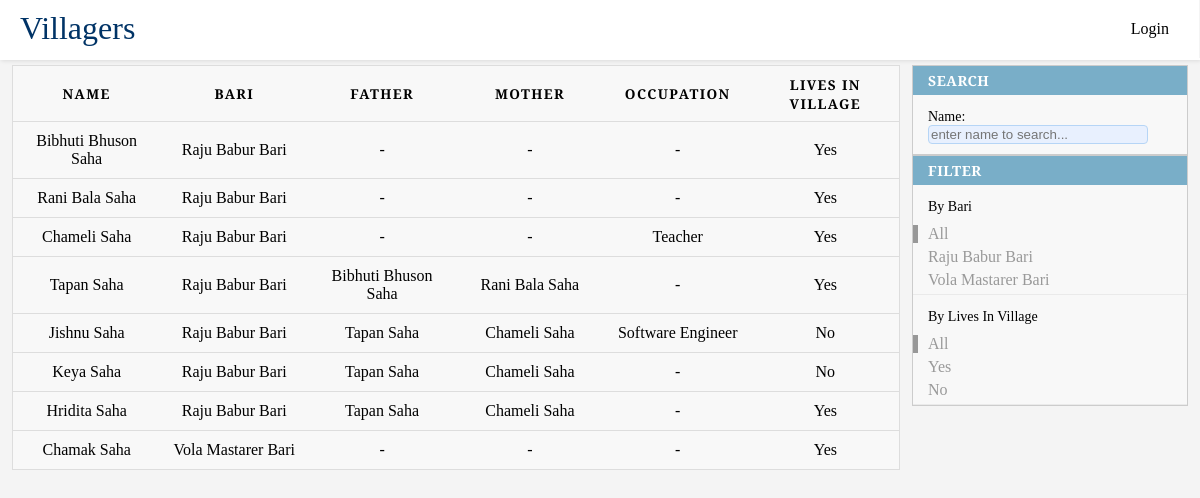
The app's page /, older data.
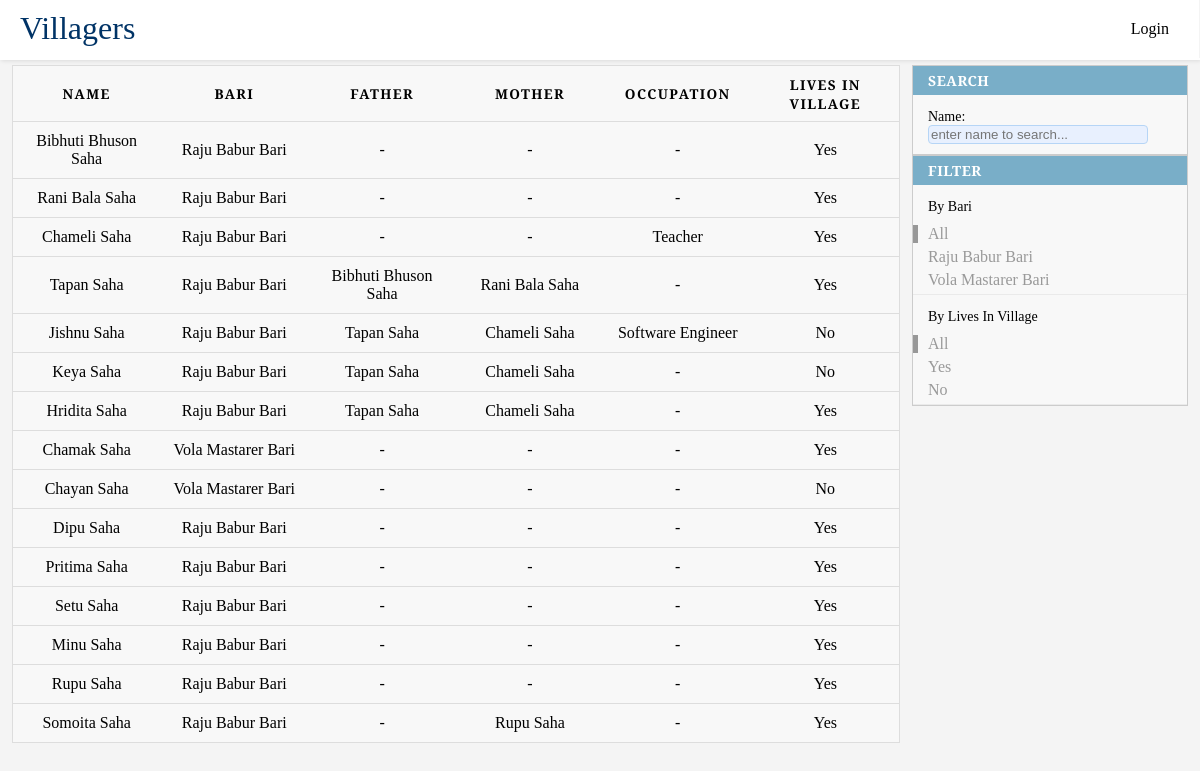
The same page, newer data.
### villagers/models.py (models this page shows)
class Bari(models.Model):
    name = models.CharField(max_length=50, null=False, unique=True)
    def __str__(self):
        return self.name

class Villager(models.Model):
    name = models.CharField(max_length=50, blank=False, null=False, help_text='নাম')
    sex_option = (
        (None, ''),
        ('Male', 'Male'),
        ('Female', 'Female'),
    )
    sex = models.CharField(
        max_length=10,
        choices=sex_option,
        blank=False,
        default='',
        help_text='লিঙ্গ',
    )
    bari = models.ForeignKey('Bari', on_delete=models.SET_DEFAULT, default=None, help_text='বাড়ির নাম')
    father = models.ForeignKey('self', on_delete=models.SET_DEFAULT, default=None, blank=True, null=True,
                               related_name='father_name')
    mother = models.ForeignKey('self', on_delete=models.SET_DEFAULT, default=None, blank=True, null=True,
                               related_name="mother_name")
    grand_father = models.ForeignKey('self', on_delete=models.SET_DEFAULT, default=None, blank=True, null=True,
                                     related_name='grand_father_name')
    grand_mother = models.ForeignKey('self', on_delete=models.SET_DEFAULT, default=None, blank=True, null=True,
                                     related_name="grand_mother_name")
    highest_education = models.CharField(max_length=20, blank=True, null=True)
    highest_education_institute = models.CharField(max_length=100, blank=True, null=True)
    occupation = models.CharField(max_length=100, blank=True, null=True, help_text='পেশা')
    marital_status_option = (
        (None, ''),
        ('Married', 'Married'),
        ('Unmarried', 'Unmarried'),
    )
    marital_status = models.CharField(
        max_length=10,
        choices=marital_status_option,
        blank=False,
        default='',
        help_text='বৈবাহিক অবস্থা',
    )
    spouse = models.ForeignKey('self', on_delete=models.SET_DEFAULT, default=None, blank=True, null=True)
    lives_in_villager_option = (
        (None, ''),
        ('Yes', 'Yes'),
        ('No', 'No'),
    )
    lives_in_village = models.CharField(
        max_length=10,
        choices=lives_in_villager_option,
        blank=False,
        default='',
        help_text='বর্তমানে গ্রামে থাকেন?',
    )
    alive_option = (
        (None, ''),
        ('Alive', 'Alive'),
        ('Dead', 'Dead'),
    )
    alive = models.CharField(
        max_length=10,
        choices=alive_option,
        blank=False,
        default='',
        help_text='জীবিত আছেন?',
    )
    def __str__(self):
        return self.name
    def get_absolute_url(self):
        return reverse('villager-details', args=[str(self.id)])

### villagers/views.py (the view)
# urls.py: path('', index, name='villagers-list'),
def index(request):
    bari = request.GET.get('bari')
    lives_in_village = request.GET.get('lives_in_village')
    villager_list = Villager.objects.all().order_by('id')
    if bari:
        villager_list = villager_list.filter(bari__name=bari)
    if lives_in_village:
        villager_list = villager_list.filter(lives_in_village=lives_in_village)
    page = request.GET.get('page', 1)
    paginator = Paginator(villager_list, 15)
    try:
        villagers = paginator.page(page)
    except PageNotAnInteger:
        villagers = paginator.page(1)
    except EmptyPage:
        villagers = paginator.page(paginator.num_pages)
    bari_list = Bari.objects.all()
    lives_in_village_list = Villager.objects.values('lives_in_village').distinct()
    context = {
        'villager_list': villagers,
        'bari_list': bari_list,
        'lives_in_village_list': lives_in_village_list
    }
    return render(request, 'villagers/villagers_list.html', context=context)

### villagers/templatetags/villager_custom_template_tag.py (called while the page is built)
@register.simple_tag(takes_context=True)
def replace_query_parameter(context, field, value):
    dict_ = context['request'].GET.copy()
    dict_[field] = value
    return dict_.urlencode()

### villagers/templates/villagers/villagers_list.html (shortened to what the changed rows need)
{% extends 'base_generic.html' %}
{% load static %}
{% load villager_custom_template_tag %}
{% block content %}
    <link href="{% static 'villagers/css/option.css' %}" rel="stylesheet">
    <link href="{% static 'villagers/css/villager_table_list.css' %}" rel="stylesheet">
    <link href="{% static 'villagers/css/pagination.css' %}" rel="stylesheet">
    <div >
    <div class="option">
        <div id="search">
            <h2>Search</h2>
        </div>
        <div id="filter">
            <div id="filter_bari">
                <h2>Filter</h2>
                    <ul>
                        {% for bari in bari_list %}
                            {% if request.GET %}
                                {% if request.GET.bari %}
                                    {% if request.GET.bari == bari.name %}
                                        <li class="selected">
                                            <a href="{{ request.get_full_path }}">{{ bari.name }} </a>
                                        </li>
                                    {% else %}
                                        <li>
                                            <a href="?{% replace_query_parameter 'bari' bari.name %}">{{ bari.name }} </a>
                                        </li>
                                    {% endif %}
                                {% else %}
                                    <li>
                                        <a href="?{% replace_query_parameter 'bari' bari.name %}">{{ bari.name }}</a>
                                    </li>
                                {% endif %}
                            {% else %}
                                <li>
                                    <a href="?{% replace_query_parameter 'bari' bari.name %}">{{ bari.name }}</a>
                                </li>
                            {% endif %}
                        {% endfor %}
                    </ul>
            </div>
            <div id="filter_lives_in_village">
                <ul>
                    {% for lives_in_village in lives_in_village_list %}
                        {% if request.GET %}
                            {% if request.GET.lives_in_village %}
                                {% if request.GET.lives_in_village == lives_in_village.lives_in_village %}
                                    <li class="selected">
                                        <a href="?{% replace_query_parameter 'lives_in_village' lives_in_village.lives_in_village %}">{{ lives_in_village.lives_in_village }} </a>
                                    </li>
                                {% else %}
                                    <li>
                                        <a href="?{% replace_query_parameter 'lives_in_village' lives_in_village.lives_in_village %}">{{ lives_in_village.lives_in_village }} </a>
                                    </li>
                                {% endif %}
                            {% else %}
                                <li>
                                    <a href="?{% replace_query_parameter 'lives_in_village' lives_in_village.lives_in_village %}">{{ lives_in_village.lives_in_village }} </a>
                                </li>
                            {% endif %}
                        {% else %}
                            <li>
                                <a href="?{% replace_query_parameter 'lives_in_village' lives_in_village.lives_in_village %}">{{ lives_in_village.lives_in_village }} </a>
                            </li>
                        {% endif %}
                    {% endfor %}
                </ul>
        </div>
        </div>
    </div>
    <table>
        <thead>
        <tr>
          <th scope="col">NAME</th>
          <th scope="col">BARI</th>
          <th scope="col">FATHER</th>
          <th scope="col">MOTHER</th>
          <th scope="col">OCCUPATION</th>
          <th scope="col">LIVES IN VILLAGE</th>
        </tr>
        </thead>
        <tbody id="tbody">
        {% for villager in villager_list %}
            <tr>
                <td data-label="NAME">
                    <a href="{{ villager.get_absolute_url }}" >{{ villager.name }} </a>
                </td>
                <td data-label="BARI">{{ villager.bari }}</td>
                <td data-label="FATHER">
                    {% if villager.father %}
                        <a href="{{ villager.father.get_absolute_url }}" >{{ villager.father }}</a>
                    {% else %}
                        -
                    {% endif %}
                </td>
                <td data-label="MOTHER">
                    {% if villager.mother %}
                        <a href="{{ villager.mother.get_absolute_url }}" >{{ villager.mother }}</a>
                    {% else %}
                        -
                    {% endif %}
                </td>
                <td data-label="OCCUPATION">
                    {% if villager.occupation  %}
                        {{ villager.occupation }}
                    {% else %}
                        -
                    {% endif %}
                </td>
                <td data-label="LIVES IN VILLAGE">
                    {{ villager.lives_in_village }}
                </td>
            </tr>
        {% endfor %}
        </tbody>
    </table>
    </div>
{% endblock %}

Row changes from the older to the newer data that the page shows:
added Villager: name "Chayan Saha", bari "Vola Mastarer Bari", lives_in_village "No"
added Villager: name "Dipu Saha", bari "Raju Babur Bari", lives_in_village "Yes"
added Villager: name "Pritima Saha", bari "Raju Babur Bari", lives_in_village "Yes"
added Villager: name "Setu Saha", bari "Raju Babur Bari", lives_in_village "Yes"
added Villager: name "Minu Saha", bari "Raju Babur Bari", lives_in_village "Yes"
added Villager: name "Rupu Saha", bari "Raju Babur Bari", lives_in_village "Yes"
added Villager: name "Somoita Saha", bari "Raju Babur Bari", mother "Rupu Saha", lives_in_village "Yes"
